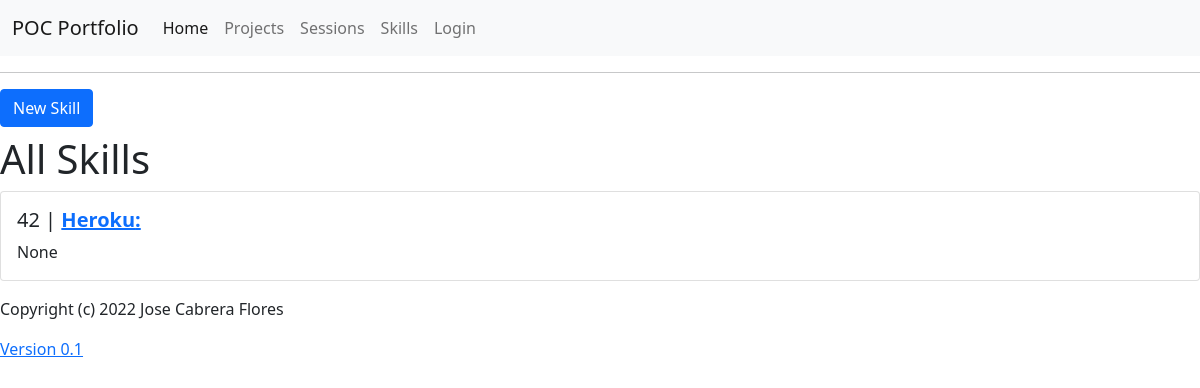
The app's page /skill/42 with its own data.
### app/models.py (models this page shows, shortened)
class Skill(db.Model):
    id = db.Column(db.Integer, primary_key=True)
    name = db.Column(db.String(120), index=True, nullable=False)
    explanation = db.Column(db.Text, index=True, nullable=True)

### app/routes.py (the view)
@app.route("/skill/<id>")
def skill_one(id):
    skills = [Skill.query.get(id)]
    if not skills[0]:
        raise ("Invalid session id")
    return render_template(
        "skill_all.html", title=skills[0].name, skills=skills
    )

### app/templates/skill_all.html
{% extends "base.html" %}
{% block content %}
<a class="btn btn-primary btn-md mb-2" href="{{ url_for('skill') }}" role="button">New Skill</a>
<h1>All Skills</h1>
  {% for skill in skills %}
    {% if short_skill %}
      {% include 'includes/skill_short.html' %}
    {% else %}
      {% include 'includes/skill.html' %}
    {% endif %}
  {% endfor %}
{% endblock %}

### app/templates/includes/skill.html (shortened to what this page needs)
<div class="card mb-3">
  <div class="card-body">
    <h5 class="card-title">
      {{skill.id}} | <a href="{{ url_for('skill_one', id=skill.id) }}"><b>{{ skill.name }}: </b></a>
    </h5>
    <p class="card-text">
      {{ skill.explanation }}
    </p>
  </div>
</div>

### records on screen
Skill: id "42", name "Heroku", explanation "None"
